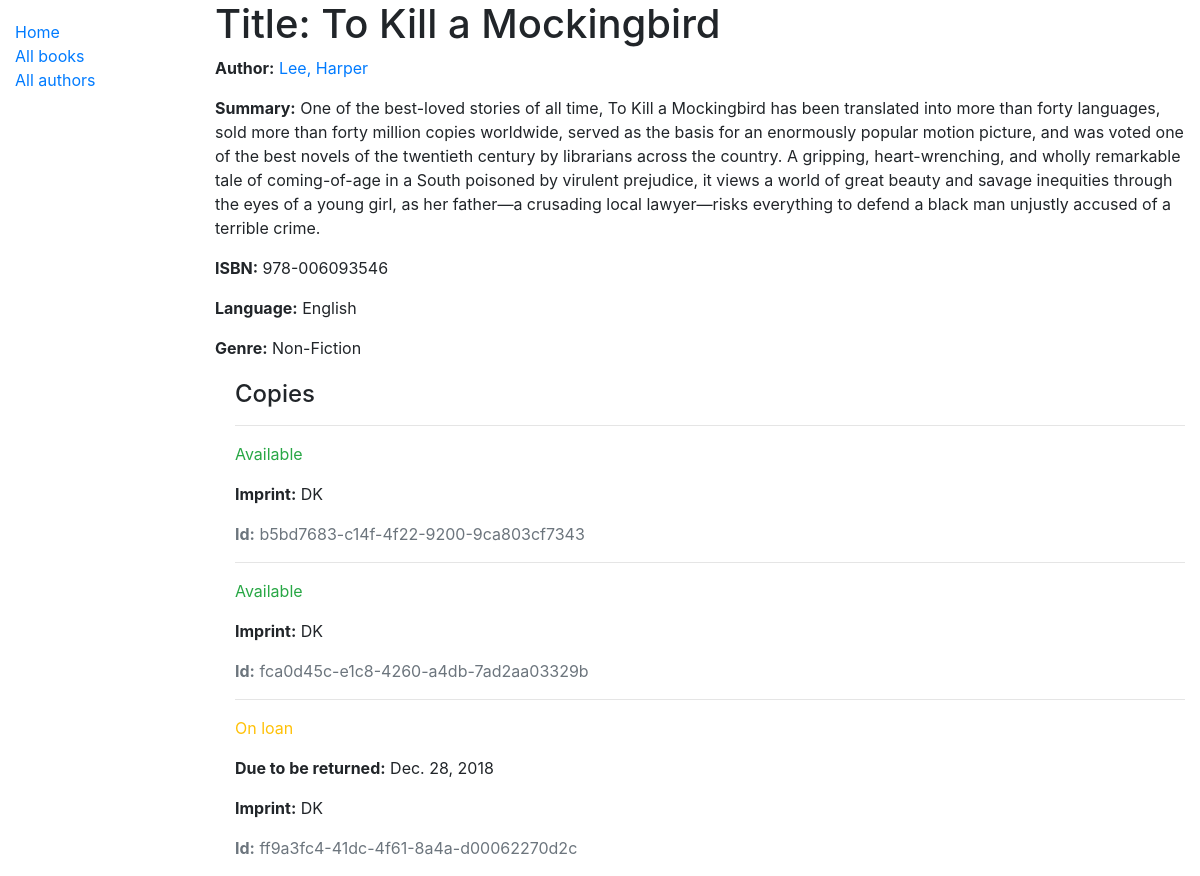
/catalog/books/1, run on the app's committed database.
### catalog/models.py (models this page shows, shortened)
class Book(models.Model):
    title = models.CharField(max_length=200)
    author = models.ForeignKey('Author', on_delete=models.SET_NULL, null=True)
    summary = models.TextField(max_length=1000, help_text='Enter a brief description of the book')
    isbn = models.CharField('ISBN', max_length=13, help_text='13 Character <a href="https://www.isbn-international.org'
                                                             '/content/what-isbn">ISBN number</a>')
    genre = models.ManyToManyField(Genre, help_text='Select a genre for this book')
    language = models.ForeignKey('Language', on_delete=models.SET_NULL, null=True)
    class Meta:
        ordering = ['title']
    def display_genre(self):
        return ', '.join(genre.name for genre in self.genre.all()[:3])
    display_genre.short_description = 'Genre'

class Author(models.Model):
    first_name = models.CharField(max_length=100)
    last_name = models.CharField(max_length=100)
    date_of_birth = models.DateField(null=True, blank=True)
    date_of_death = models.DateField('Died', null=True, blank=True)
    class Meta:
        ordering = ['last_name', 'first_name']
    def __str__(self):
        return f'{self.last_name}, {self.first_name}'

class Language(models.Model):
    name = models.CharField(max_length=200, help_text="Enter the book's natural language")
    def __str__(self):
        return self.name

class Genre(models.Model):
    name = models.CharField(max_length=200,
            help_text='Enter a book genre (e.g. Science Fiction)')
    def __str__(self):
        return self.name

class BookInstance(models.Model):
    id = models.UUIDField(primary_key=True, default=uuid.uuid4,
                          help_text='Unique ID for this particular book across the whole library')
    book = models.ForeignKey('Book', on_delete=models.SET_NULL, null=True)
    imprint = models.CharField(max_length=200)
    due_back = models.DateField(null=True, blank=True)
    LOAN_STATUS = (
        ('m', 'Maintenance'),
        ('o', 'On loan'),
        ('a', 'Available'),
        ('r', 'Reserved'),
    )
    status = models.CharField(max_length=1, choices=LOAN_STATUS, blank=True, default='m',
                              help_text='Book availability')
    class Meta:
        ordering = ['due_back']

### catalog/views.py (the view)
# urls.py: path('books/<int:pk>', views.BookDetailView.as_view(), name='book-detail'),
class BookDetailView(generic.DetailView):
    model = Book

### catalog/templates/catalog/book_detail.html
{% extends "base_generic.html" %}
{% block content %}
    <h1>Title: {{ book.title }}</h1>
    <p><strong>Author:</strong> <a href="{% url 'author-detail' book.author.pk %}">{{ book.author }}</a></p>
    <p><strong>Summary:</strong> {{ book.summary }}</p>
    <p><strong>ISBN:</strong> {{ book.isbn }}</p>
    <p><strong>Language:</strong> {{ book.language }}</p>
    <p><strong>Genre:</strong> {% for genre in book.genre.all %} {{ genre }}{% if not forloop.last %}, {% endif %}{% endfor %}</p>
    <div style="margin-left:20px;margin-top:20px">
        <h4>Copies</h4>
        {% for copy in book.bookinstance_set.all %}
            <hr>
            <p class="{% if copy.status == 'a' %}text-success{% elif copy.status == 'm' %}text-danger{% else %}text-warning{% endif %}">{{ copy.get_status_display }}</p>
            {% if copy.status != 'a' %}
                <p><strong>Due to be returned:</strong> {{ copy.due_back }}</p>
            {% endif %}
            <p><strong>Imprint:</strong> {{ copy.imprint }}</p>
            <p class="text-muted"><strong>Id:</strong> {{ copy.id }}</p>
        {% endfor %}
    </div>
{% endblock %}

### data on the page
Book: title "To Kill a Mockingbird", author "Lee, Harper", summary "One of the best-loved stories of all time, To Kill a Mockingbird has been translated into more than forty languages, sold more than forty million copies worldwide, served as the basis for an enormously popular motion picture, and was voted one of the best novels of the twentieth century by librarians across the country. A gripping, heart-wrenching, and wholly remarkable tale of coming-of-age in a South poisoned by virulent prejudice, it views a world of great beauty and savage inequities through the eyes of a young girl, as her father—a crusading local lawyer—risks everything to defend a black man unjustly accused of a terrible crime.", isbn "978-006093546", language "English"
Genre: name "Non-Fiction"
BookInstance: status "Available", imprint "DK", id "b5bd7683-c14f-4f22-9200-9ca803cf7343"
BookInstance: status "Available", imprint "DK", id "fca0d45c-e1c8-4260-a4db-7ad2aa03329b"
BookInstance: status "On loan", due_back "Dec. 28, 2018", imprint "DK", id "ff9a3fc4-41dc-4f61-8a4a-d00062270d2c"
